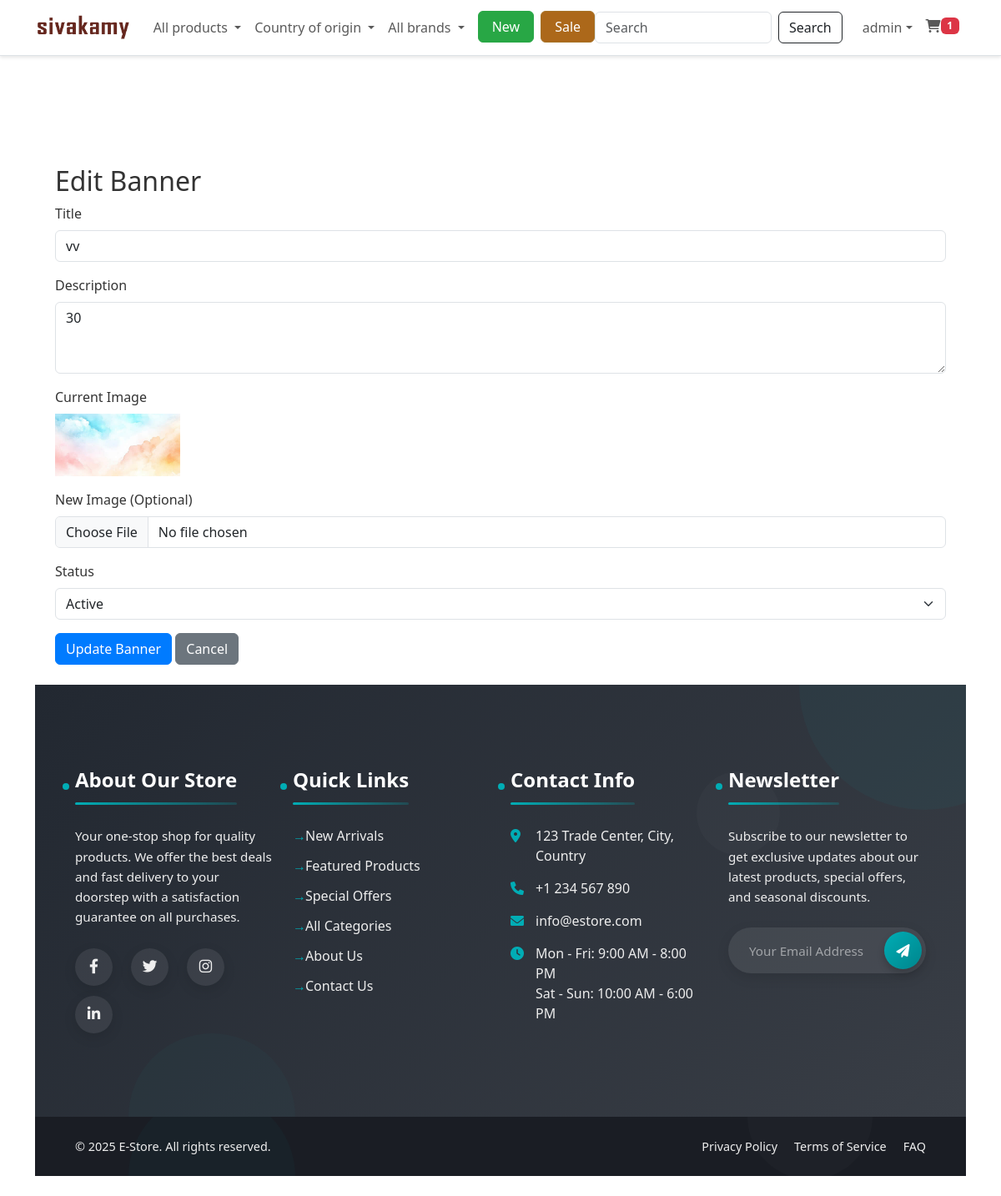
/?controller=banner&action=edit&id=4 (signed in), run on the app's committed database.
### tables this page shows
CREATE TABLE IF NOT EXISTS `settings` (
  `id` int NOT NULL AUTO_INCREMENT,
  `key` varchar(100) NOT NULL,
  `value` text,
  `group` varchar(50) DEFAULT 'general',
  `created_at` timestamp NULL DEFAULT CURRENT_TIMESTAMP,
  `updated_at` timestamp NULL DEFAULT CURRENT_TIMESTAMP ON UPDATE CURRENT_TIMESTAMP,
  PRIMARY KEY (`id`),
  UNIQUE KEY `key` (`key`)
);

CREATE TABLE IF NOT EXISTS `banners` (
  `id` int NOT NULL AUTO_INCREMENT,
  `title` varchar(255) NOT NULL,
  `description` text,
  `image_url` varchar(255) NOT NULL,
  `status` enum('active','inactive') DEFAULT 'active',
  `created_at` timestamp NULL DEFAULT CURRENT_TIMESTAMP,
  `updated_at` timestamp NULL DEFAULT CURRENT_TIMESTAMP ON UPDATE CURRENT_TIMESTAMP,
  PRIMARY KEY (`id`)
);

### app/controllers/BannerController.php (called while the page is built, shortened)
<?php
class BannerController {
    private $bannerModel;
    public function __construct() {
        require_once '../config/database.php';
        $db = new Database();
        $this->bannerModel = new Banner($db);
    }
    public function edit($id) {
        try {
            $banner = $this->bannerModel->getById($id);
            require_once __DIR__ . '/../views/banner/edit.php';
        } catch (Exception $e) {
            $_SESSION['error'] = $e->getMessage();
            header('Location: ?controller=banner');
            exit;
        }
    }
}

### config/database.php (called while the page is built, shortened)
<?php
class Database {
    private $host = DB_HOST;
    private $user = DB_USER;
    private $pass = DB_PASS;
    private $dbname = DB_NAME;
    private $conn;
    private $stmt;
    public function __construct() {
        $dsn = 'mysql:host=' . $this->host . ';dbname=' . $this->dbname;
        $options = array(
            PDO::ATTR_PERSISTENT => true,
            PDO::ATTR_ERRMODE => PDO::ERRMODE_EXCEPTION,
            PDO::ATTR_DEFAULT_FETCH_MODE => PDO::FETCH_ASSOC,
            PDO::ATTR_EMULATE_PREPARES => false
        );
        try {
            $this->conn = new PDO($dsn, $this->user, $this->pass, $options);
        } catch(PDOException $e) {
            $this->error = $e->getMessage();
        }
    }
    public function query($query) {
        $this->stmt = null;
        try {
            $this->stmt = $this->conn->prepare($query);
            return true;
        } catch(PDOException $e) {
            $this->error = $e->getMessage();
            error_log('PDO Query Error: ' . $this->error . ' - Query: ' . $query);
            throw $e;
        }
    }
    public function bind($param, $value, $type = null) {
        if(is_null($type)) {
            switch(true) {
                case is_int($value):
                    $type = PDO::PARAM_INT;
                    break;
                default:
                    $type = PDO::PARAM_STR;
            }
        }
        try {
            $result = $this->stmt->bindValue($param, $value, $type);
            return true;
        } catch(PDOException $e) {
            $this->error = $e->getMessage();
            error_log('PDO Bind Error: ' . $this->error . ' - Param: ' . $param);
            return false;
        }
    }
    public function execute() {
        try {
            return $this->stmt->execute();
        } catch(PDOException $e) {
            $this->error = $e->getMessage();
            error_log('Execute Error: ' . $this->error);
            return false;
        }
    }
    public function single() {
        try {
            if(!$this->execute()) {
                return false;
            }
            return $this->stmt->fetch();
        } catch(PDOException $e) {
            $this->error = $e->getMessage();
            error_log('Single Error: ' . $this->error);
            return false;
        }
    }
}

### app/models/Model.php (called while the page is built, shortened)
<?php
require_once ROOT_PATH . 'config/database.php';
class Model {
    public function __construct() {
        try {
            $this->db = new Database();
        } catch (Exception $e) {
            error_log('Database connection error in Model: ' . $e->getMessage());
            throw new Exception('Failed to connect to database. Please check your configuration.');
        }
    }
}

### app/models/Setting.php (called while the page is built, shortened)
<?php
class Setting extends Model {
    protected $table = 'settings';
    public function getSetting($key, $default = null) {
        $sql = "SELECT value FROM {$this->table} WHERE `key` = :key";
        if(!$this->db->query($sql)) {
            $this->lastError = $this->db->getError();
            return $default;
        }
        $this->db->bind(':key', $key);
        $result = $this->db->single();
        return $result ? $result['value'] : $default;
    }
}

### app/helpers.php (called while the page is built, shortened)
<?php
function isLoggedIn() {
    if(isset($_SESSION['user_id'])) {
        return true;
    }
}

### app/models/Cart.php (called while the page is built, shortened)
<?php
class Cart extends Model {
    protected $table = 'cart';
    public function getCartCount($userId) {
        $this->db->query("SELECT COUNT(*) as count FROM {$this->table} WHERE user_id = :user_id");
        $this->db->bind(':user_id', $userId);
        $result = $this->db->single();
        return $result['count'];
    }
}

### app/models/Banner.php (called while the page is built, shortened)
<?php
class Banner {
    private $db;
    public function __construct($db) {
        $this->db = $db;
    }
    public function getById($id) {
        $sql = "SELECT * FROM banners WHERE id = :id";
        $conn = $this->db->getConnection();
        $stmt = $conn->prepare($sql);
        $stmt->execute([':id' => $id]);
        return $stmt->fetch();
    }
}

### app/views/banner/edit.php (the view, shortened to what this page needs)
<?php
require_once __DIR__ . '/../customer/layouts/header.php';
?>
<div class="container mt-4">
    <h2>Edit Banner</h2>
    <form method="POST" action="?controller=banner&action=update&id=<?php echo $banner['id']; ?>" enctype="multipart/form-data">
        <div class="mb-3">
            <label for="title" class="form-label">Title</label>
            <input type="text" class="form-control" id="title" name="title" value="<?php echo htmlspecialchars($banner['title']); ?>" required>
        </div>
        <div class="mb-3">
            <label for="description" class="form-label">Description</label>
            <textarea class="form-control" id="description" name="description" rows="3"><?php echo htmlspecialchars($banner['description']); ?></textarea>
        </div>
        <div class="mb-3">
            <label for="current_image" class="form-label">Current Image</label>
            <div class="d-flex align-items-center">
                <img src="<?php echo BASE_URL . htmlspecialchars($banner['image_url']); ?>" alt="Current Banner" style="max-width: 150px; margin-right: 15px;">
            </div>
        </div>
        <div class="mb-3">
            <label for="image" class="form-label">New Image (Optional)</label>
            <input type="file" class="form-control" id="image" name="image" accept="image/*">
        </div>
        <div class="mb-3">
            <label for="status" class="form-label">Status</label>
            <select class="form-select" id="status" name="status">
                <option value="active" <?php echo $banner['status'] === 'active' ? 'selected' : ''; ?>>Active</option>
            </select>
        </div>
        <button type="submit" class="btn btn-primary">Update Banner</button>
        <a href="?controller=banner" class="btn btn-secondary">Cancel</a>
    </form>
</div>
<?php
require_once __DIR__ . '/../customer/layouts/footer.php';
?>

### app/views/customer/layouts/header.php (shortened to what this page needs)
<!DOCTYPE html>
<html lang="en">
<head>
    <link href="https://cdn.jsdelivr.net/npm/bootstrap@5.3.0-alpha1/dist/css/bootstrap.min.css" rel="stylesheet">
    <link rel="stylesheet" href="https://cdnjs.cloudflare.com/ajax/libs/font-awesome/6.0.0/css/all.min.css">
    <link rel="stylesheet" href="https://cdnjs.cloudflare.com/ajax/libs/animate.css/4.1.1/animate.min.css">
    <link rel="stylesheet" href="<?php echo BASE_URL; ?>assets/css/style.css">
</head>
<body style="background-color: #fff;" class="mobile-nav-fixed d-flex flex-column min-vh-100">
    <?php
    $settingModel = new Setting();
    $siteLogo = $settingModel->getSetting('site_logo');
    $siteName = $settingModel->getSetting('site_name') ?: 'Sivakamy';
    ?>
    <nav class="navbar navbar-expand-lg navbar-light bg-white border-bottom d-none d-md-block">
        <div class="container">
            <a class="navbar-brand fw-bold" href="<?php echo BASE_URL; ?>">
                <?php if(!empty($siteLogo) && file_exists(UPLOAD_PATH . $siteLogo)): ?>
                    <img src="<?php echo BASE_URL . 'public/uploads/' . htmlspecialchars($siteLogo); ?>" alt="<?php echo htmlspecialchars($siteName); ?>" style="max-height: 40px;">
                <?php else: ?>
                    <?php echo htmlspecialchars($siteName); ?>
                <?php endif; ?>
            </a>
            <div class="collapse navbar-collapse" id="navbarSupportedContent">
                <ul class="navbar-nav me-auto mb-2 mb-lg-0">
                    <li class="nav-item dropdown">
                        <a class="nav-link dropdown-toggle" href="#" id="categoryDropdown" role="button" data-bs-toggle="dropdown" aria-expanded="false">
                            All products
                        </a>
                    </li>
                    <li class="nav-item dropdown">
                        <a class="nav-link dropdown-toggle" href="#" id="countryDropdown" role="button" data-bs-toggle="dropdown" aria-expanded="false">
                            Country of origin
                        </a>
                    </li>
                    <li class="nav-item dropdown">
                        <a class="nav-link dropdown-toggle" href="#" id="brandDropdown" role="button" data-bs-toggle="dropdown" aria-expanded="false">
                            All brands
                        </a>
                    </li>
                    <li class="nav-item ms-2">
                        <a href="#" class="btn btn-success px-3 fw-medium" style="background-color: #28a745; border-color: #28a745;">New </a>
                    </li>
                    <li class="nav-item ms-2">
                        <a href="#" class="btn btn-success px-3 fw-medium" style="background-color:rgb(172, 104, 26); border-color:rgb(167, 116, 40);">Sale</a>
                    </li>
                </ul>
                <div class="d-lg-flex flex-column flex-lg-row align-items-start align-items-lg-center mt-3 mt-lg-0">
                    <form class="d-none d-md-flex w-100 mb-3 mb-lg-0 me-lg-2" action="<?php echo BASE_URL; ?>?controller=product&action=search" method="GET">
                        <input class="form-control me-2" type="search" name="keyword" placeholder="Search" aria-label="Search">
                        <button class="btn btn-outline-dark" type="submit">Search</button>
                    </form>
                    <ul class="navbar-nav ms-lg-2">
                        <?php if(isLoggedIn()) : ?>
                            <li class="nav-item dropdown">
                                <a class="nav-link dropdown-toggle d-flex align-items-center" href="#" id="navbarDropdown" role="button" data-bs-toggle="dropdown" aria-expanded="false">
                                    <span><?php echo $_SESSION['user_name']; ?></span>
                                </a>
                            </li>
                        <?php endif; ?>
                        <li class="nav-item">
                            <a class="nav-link d-flex align-items-center" href="<?php echo BASE_URL; ?>?controller=cart">
                                <i class="fas fa-shopping-cart"></i>
                                <?php if(isLoggedIn()) : ?>
                                    <span class="badge bg-danger cart-count">
                                        <?php
                                            $cartModel = new Cart();
                                            echo $cartModel->getCartCount($_SESSION['user_id']);
                                        ?>
                                    </span>
                                <?php endif; ?>
                            </a>
                        </li>
                    </ul>
                </div>
            </div>
        </div>
    </nav>
    <main class="container py-4">
    <main class="container py-4">

### assets/css/style.css (style rules this page uses)
body { font-family: 'Segoe UI', Tahoma, Geneva, Verdana, sans-serif; color: #333; background-color: #f8f9fa; }
a { text-decoration: none; }
.navbar { box-shadow: 0 2px 4px rgba(0, 0, 0, 0.1); }
.navbar-brand { font-weight: bold; }
.btn-primary { background-color: #007bff; border-color: #007bff; }

### app/views/customer/layouts/header.php (style rules this page uses)
body { padding-top: 70px !important; overflow-x: hidden; }
.navbar { position: fixed !important; top: 0; left: 0; right: 0; z-index: 1030; width: 100%; box-shadow: 0 2px 4px rgba(0,0,0,0.1); transition: all 0.3s ease; }
html { scroll-behavior: smooth; }
main { margin-top: 20px; }

### app/views/customer/layouts/footer.php (style rules this page uses)
html, body { height: 100%; margin: 0; }
body { display: flex; flex-direction: column; min-height: 100vh; }
main { flex: 1 0 auto; }

### data on the page
settings: value (picture)
banners: title "vv", description "30", image_url (picture), status "Active"

### other printed values
$_SESSION['user_name'] "admin"
$cartModel->getCartCount($_SESSION['user_id']) "1"
